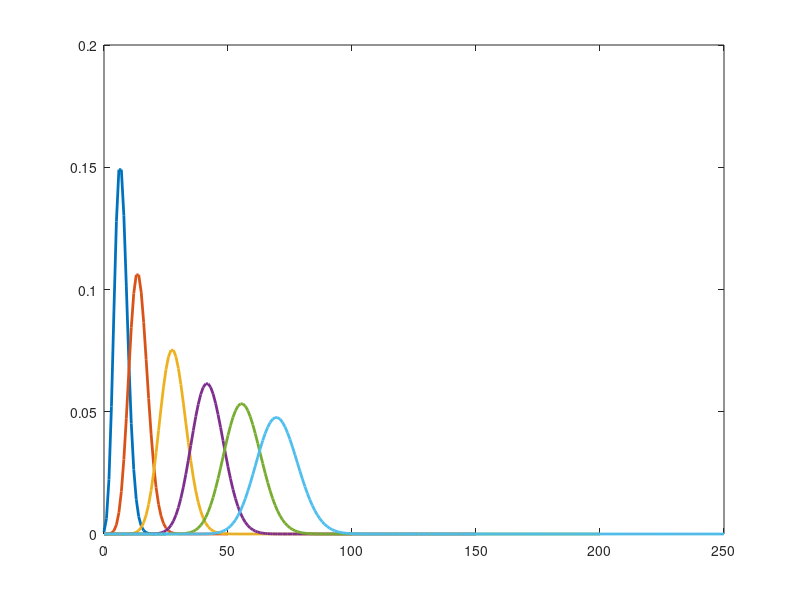
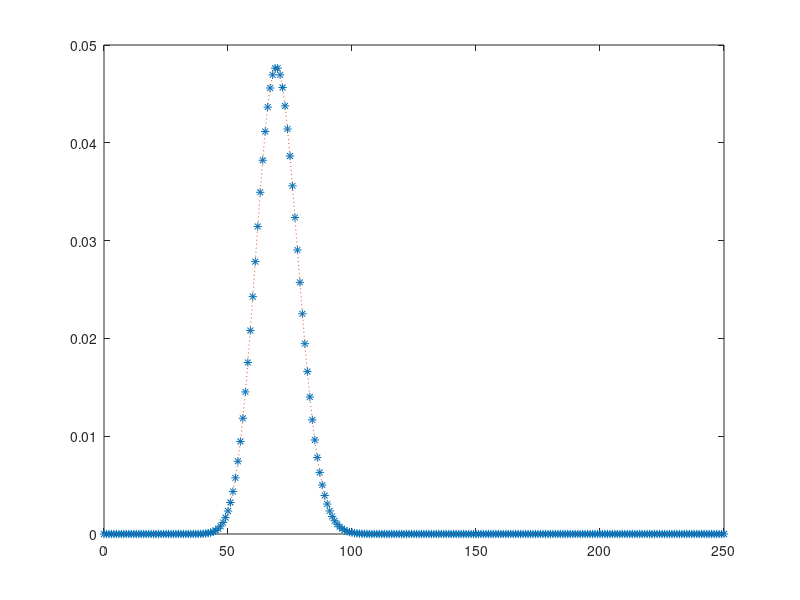
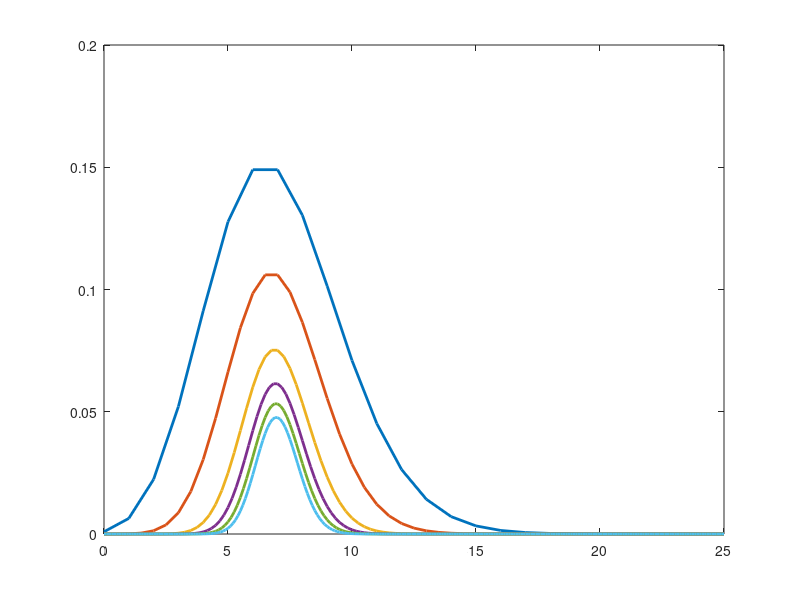
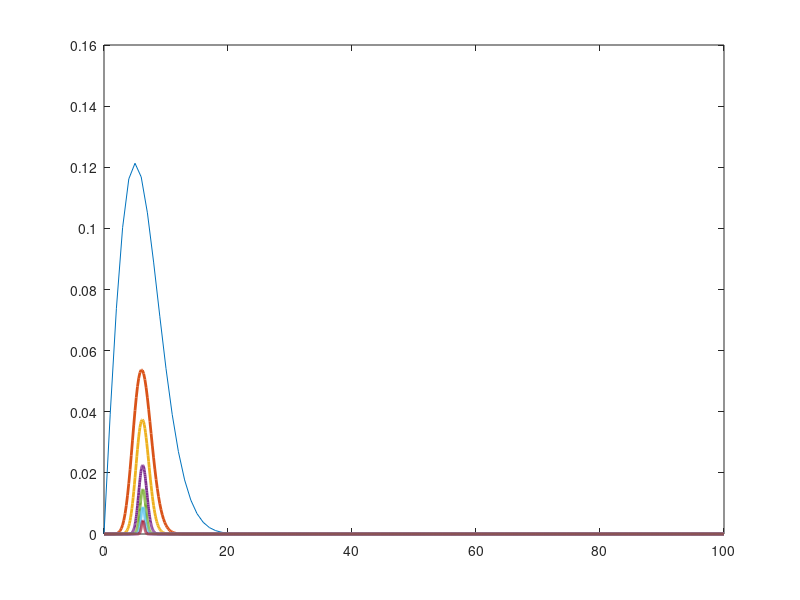

Write MATLAB code to recreate these figures, in order. (Note: this script raises an error after producing the figures.)
%% PHYSICS 434 | APPLICATION OF COMPUTERS TO PHYSICAL MEASUREMENTS 
 % LAB 2 ROUGH DRAFT 
 % 10.18.19
 % AVI SOVAL 

%% PROBLEM 1 

 % We continue our exploration into the convolution of different data
 % distributions by analyzing hypothetical signal-free background data in a
 % Poisson distribution 

 % With an average background of 7 for the cosmic background ray data, and
 % an average gamma-ray emission of 11
 
    % A : How does the background pdf change as we sum over more days? 
    
background = 7; 
gammaray = 11; 

distribution = makedist('Poisson','lambda',background); 

x = 0:1:25; 

pdf1 = pdf(distribution,x); 
pdf2 = conv(pdf1,pdf1); 
pdf4 = conv(pdf2,pdf2); 
pdf6 = conv(pdf2,pdf4); 
pdf8 = conv(pdf4,pdf4); 
pdf10 = conv(pdf8,pdf2); 

x1 = 0:1:length(pdf1)-1; 
x2 = 0:1:length(pdf2)-1; 
x4 = 0:1:length(pdf4)-1; 
x6 = 0:1:length(pdf6)-1; 
x8 = 0:1:length(pdf8)-1; 
x10 = 0:1:length(pdf10)-1; 

figure(1)
plot(x,pdf1,'LineWidth',2); 
hold on 
plot(x2,pdf2,'LineWidth',2); 
plot(x4,pdf4,'LineWidth',2);
plot(x6,pdf6,'LineWidth',2); 
plot(x8,pdf8,'LineWidth',2);
plot(x10,pdf10,'LineWidth',2);
% one way to make the graph look better is to use xlim code to set limit for x
hold off

    % B : Show that after 5 days, the resulting distribution is still a
    % Poisson distribution. Why does this make sense? 
    
    % To do so, we just create a new Poisson distribution with an average
    % background cosmic ray radiation equal to any of our convoluted
    % distributions - say the pdf10, which convolutes over 10 days. If the
    % two graphs match, then our resultant convoluted distribution is also
    % a Poisson distribution 
    
x = 0:1:length(pdf10)-1; 
lambda = dot(pdf10,x); 

figure(2)
pdf10Poisson = makedist('Poisson','lambda',lambda); 
plot(0:length(pdf10)-1,pdf10,'*'); 
hold on
plot(0:length(pdf10)-1,pdf(pdf10Poisson,0:length(pdf10)-1),':'); 

    % As we can see, the two distributions align perfectly. Since the
    % Poisson distribution gives data on the number of events happening
    % within a single day (or any arbitrary period), it makes sense that
    % convolving (which we know to be adding) multiple such Poisson
    % distributions should just yield a final pdf of measuring the initial
    % number of events * the total number of days = total events. It scales
    % completely proportionally, causing the resultant graphs to be
    % identical. 
    
    % C : Show how the probability distribution evolves as we *average* the
    % days, and discuss the change in the shape of the distribution with
    % respect to part 1b 
    
    % Averaging the days means just dividing the background events measured
    % for each of the convolved distributions by the number of days in each
    % respective distribution, as follows: 
    
figure(3)
plot(x1/1,pdf1,'LineWidth',2);
hold on 
plot(x2/2,pdf2,'LineWidth',2);
plot(x4/4,pdf4,'LineWidth',2);
plot(x6/6,pdf6,'LineWidth',2);
plot(x8/8,pdf8,'LineWidth',2);
plot(x10/10,pdf10,'LineWidth',2);
hold off

    % As we can see, graphing the *average* of the days essentially makes
    % all the Poisson distributions the same, just scaled slightly
    % differently. The most likely number of counts for each day still
    % remains 7, which is in line with the initial lambda parameter for the
    % cosmic ray background Poisson distribution 
    
    % D : Given a testing period of 17 days, assuming we saw 17*11  = 187
    % gamma ray events from our source, calculate the sigma of our
    % observation
    
testPeriod = 17; 
events = testPeriod*gammaray; 

    % From the results of 1b, we know that the lambda parameter for this
    % 17-day data collection distribution should just be 17*lambda for a
    % single day's data = 17*7 = 119
    
pdf17dist = makedist('Poisson','lambda',119); 
probs = cdf(pdf17dist,events,'upper'); 
sigma = norminv(probs); 
disp(sigma)

%% PROBLEM 2 

 % With a skewed background distribution such as the Rayleigh distribution:
 
    % A : Show how the distribution changes as we average over more
    % observing intervals 
 
    % We first create our Rayleigh distribution with a 'b' parameter of 5

x = 0:100; 
ray1 = makedist('Rayleigh','b',5); 
ray1 = pdf(ray1,x);
ray2 = conv(ray1,ray1); 
ray4 = conv(ray2,ray2); 

    % Now we convolve it to get distributions of the following observation
    % intervals: 5, 10, 25, 50, 100, 200
    
ray5 = conv(ray4,ray1); 
ray10 = conv(ray5,ray5); 
ray20 = conv(ray10,ray10); 
ray25 = conv(ray20,ray5); 
ray50 = conv(ray25,ray25); 
ray100 = conv(ray50,ray50); 
ray200 = conv(ray100,ray100); 

    % Plotting

figure(4)
plot(x,ray1); 
x5 = 0:length(ray5)-1; 
x10 = 0:length(ray10)-1; 
x25 = 0:length(ray25)-1; 
x50 = 0:length(ray50)-1; 
x100 = 0:length(ray100)-1; 
x200 = 0:length(ray200)-1; 
hold on 
plot(x5/5,ray5,'LineWidth',2);
plot(x10/10,ray10,'LineWidth',2);
plot(x25/25,ray25,'LineWidth',2);
plot(x50/50,ray50,'LineWidth',2);
plot(x100/100,ray100,'LineWidth',2);
plot(x200/200,ray200,'LineWidth',2);
hold off

    % B : Discuss how this shape changes. Does it approach a Gaussian
    % distribution? If yes, after how many intervals? 
    
    % We can examine the Gaussian nature of each of these convolved
    % Rayleigh distributions by graphing them on a log scale and analyzing
    % their parabolic nature: 
    
figure(5)
plot(x,ray1);
hold on 
plot(x5/5,ray5,'LineWidth',2);
plot(x10/10,ray10,'LineWidth',2);
plot(x25/25,ray25,'LineWidth',2);
plot(x50/50,ray50,'LineWidth',2);
plot(x100/100,ray100,'LineWidth',2);
plot(x200/200,ray200,'LineWidth',2);
set(gca,'YScale','log'); 
hold off 

    % We can see from here that increasing the number of convolved Rayleigh
    % distributions does indeed approach a more Gaussian set. 
    
    % To more accurately gauge the Gaussian nature of these convolved
    % distributions, we can create a Gaussian function with a mu and sigma
    % that match that of any of our Rayleigh distributions. We take the
    % Rayleigh distribution that has been convolved 100 times and find its
    % mu and sigma accordingly. 
    
mu = dot(x100/100,ray100); 
variance = 0; 

for i = 1:length(x100)
    
    variance = variance + (i/100-mu)^2 * ray100(i); 
    
end

sigma = sqrt(variance);

gaussRayTest = makedist('Normal','mu',mu,'sigma',sigma); 
gaussRayTest = pdf(gaussRayTest,x100/100); 

    % We know overlay the Rayl00 (100 convolved Rayleigh distributions)
    % plot with this test Gaussian plot to see how close they are, after
    % which we will do the same except on a logarithmic scale 
    
figure(6)
plot(x100/100,ray100,'LineWidth',2); 
hold on 
plot(x100/100,gaussRayTest,'LineWidth',2); 

    % I KNOW THE ABOVE CODE IS NOT WORKING CORRECTLY RIGHT NOW I WILL COME BACK AND
    % FIX IT ONCE I FIGURE OUT WHY ITS WRONG ^^^^^^^^^^^^^
    
%% PROBLEM 3 

    % A : Assume we have a signal-free background distribution as a
    % Gaussian with a mean of 0 with constant width. From looking at all
    % the other pixels in the image, we can measure the width*3 and end up
    % measuring a signal of strength 11.7. What is the significane and sigma
    % of this detection? Can we claim a discovery? 
    
    % We begin by creating a Gaussian of mu 0 and sigma of 3
   
x = -100:1:100; 
swift = makedist('Norma','mu',0,'sigma',3); 
swift1 = pdf(swift,x); 
signal = 11.7; 
figure(7)
plot(x,swift1,'LineWidth',2); 

    % Now calculating the significance and sigma of the discovery 
    
prob = cdf(swift,signal,'upper'); 
sigma = norminv(prob); 
disp(sigma)

    % Our sigma is only -3.9 - therefore this is not significant enough to
    % make a discovery. 
    
    % B and C : Say we search 10,000 pixels, what is the probability distribution
    % of this background? Clearly state the question 
    
    % With 10,000 pixels to collect data from, and considering this is a
    % Gaussian distribution, we know this new Gaussian will simply be the
    % initial one convolved 10,000 times - or summed together 10,000 times
    % while kept normalized. Therefore, we simply multiply the previously
    % found probability by 10,000 and recalculate the significance of this
    % statistic. 
    
prob10k = prob*10000; 
sigma10k = norminv(prob10k); 
disp(sigma10k)

    % In this case, our sigma is only -0.0477, which is not that high at
    % all. 
    
%% PROBLEM 4 

    % A : Assuming we have the same Gaussian as in problem 3, calculate the
    % signal required for a 5-sigma detection given the same conditions as
    % problem 3a - i.e a single pixel trials factor 
    
sig_VI = normcdf(5,'upper'); 
prob_VI = icdf(swift,1-sig_VI); 
disp(prob_VI)

    % B : Do the same as 4a for problem 3b - i.e a 10,000 pixels trials
    % factor 
    
sig_VII = sig_VI/10000; 
prob_VII = icdf(swift,1-sig_VII); 
disp(prob_VII)

    % C : How much brighter must the signal be for a trials factor of
    % 10,000 for it to be considered significant? What is the ratio of
    % the signals? 
    
ratio = prob_VII/prob_VI; 
disp(ratio)

    % As we modify our Gaussian dependent on the trials factor, the
    % majority of the probability remains concentrated around the mean, and
    % signals further away from it still remain in areas of extremely low
    % probability. As a result, the integral we must perform from the
    % signal out to infinity does not grow too much. 
    
    % D : What happens if we change our trials factor by three orders of
    % magnitude? What must be the new signal for it to be considered
    % significant? 
    
sig_VX = sig_VI/10000000; 
prob_VX = icdf(swift,1-sig_VX); 
disp(prob_VX)

    % Even now, with a trials factor of 100,000,000, the signal required to
    % be considered significant is only ~3 points higher than the 10,000
    % trials factor significant signal. This means that as we increase the
    % trials factor to higher and higher numbers, we are actually
    % experiencing a sort of 'diminishing returns'. 
    
%% THE END 